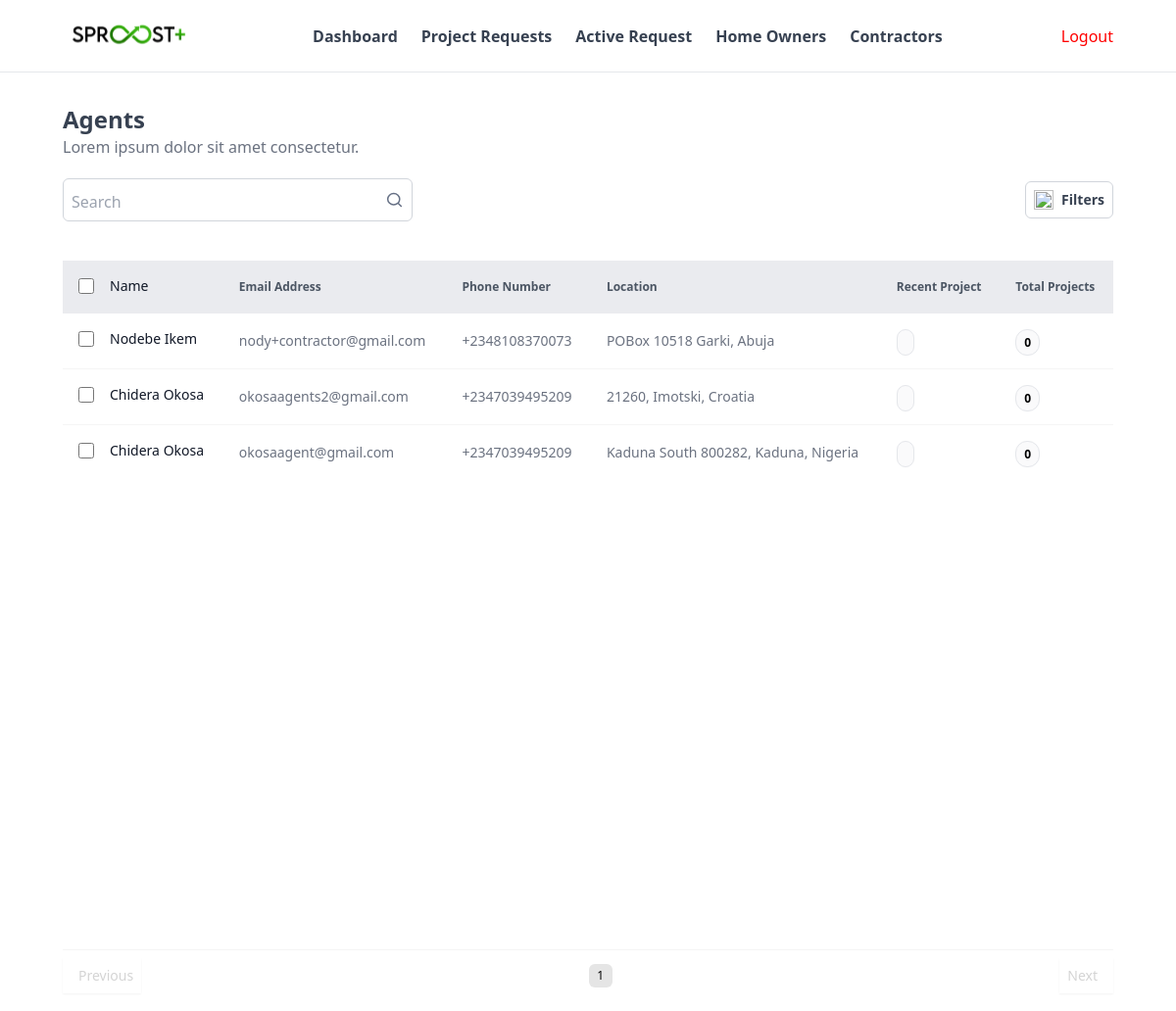
Page /user-admin/agents/ on the earlier database version.
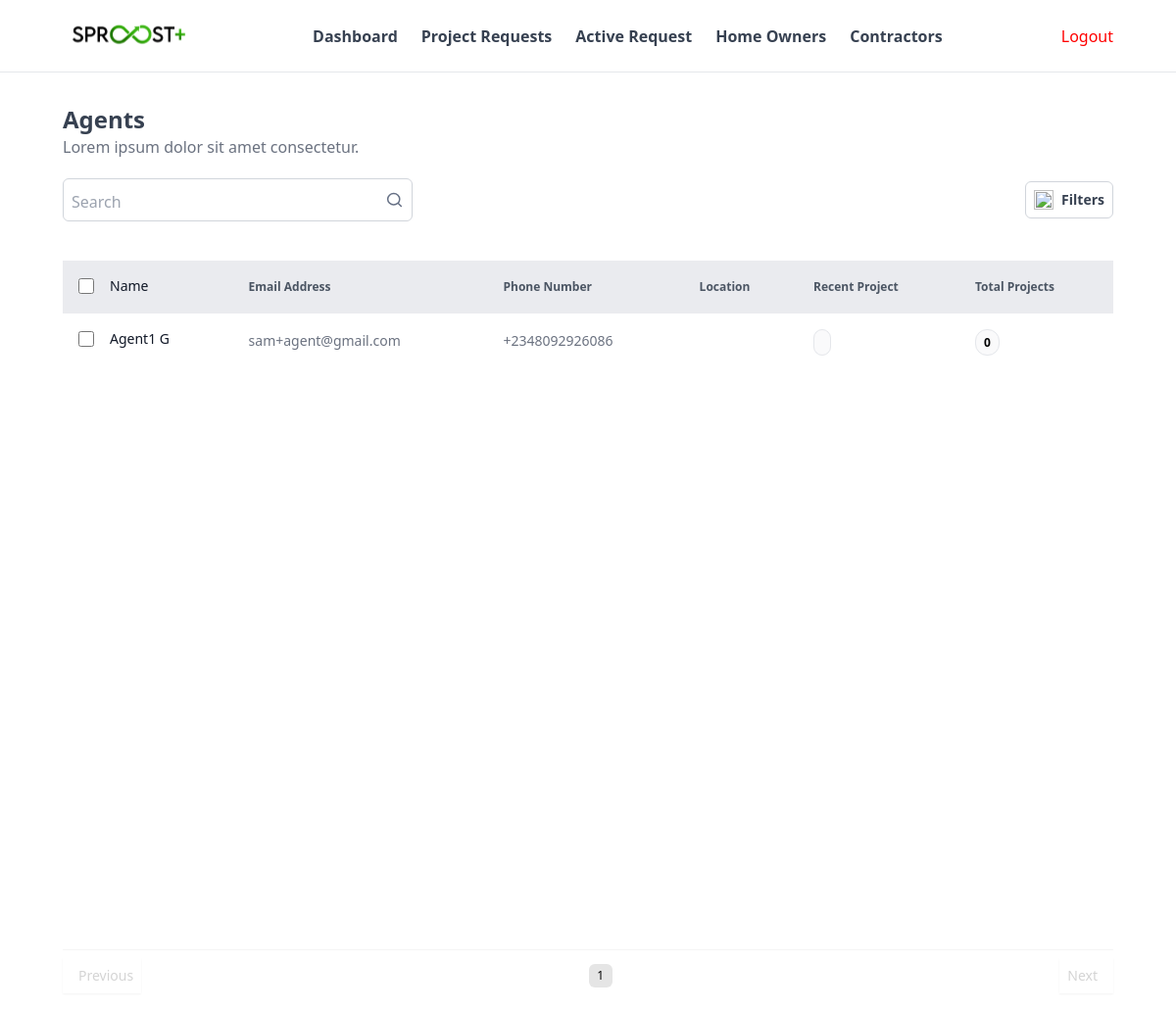
Same page on the later database version.
### accounts/models.py (models this page shows)
class User(AbstractUser):
    phone_number = PhoneNumberField(null=False, blank=False)
    user_type = models.CharField(max_length = 3, choices = USER_TYPE_CHOICES)
    date_joined = models.DateTimeField(auto_now_add=True)

### profiles/models.py (models this page shows, shortened)
class UserProfile(models.Model):
    user = models.OneToOneField(User, on_delete=models.CASCADE, related_name = 'user_profile')
    address = AddressField()
    city = models.CharField(max_length = 50, null = True, blank = True)
    state_province = models.CharField(max_length = 50, null = True, blank = True)

### admins/views.py (the view, shortened to what this page needs)
# urls.py: path('agents/', views.agentsListView, name="agents"),
def agentsListView(request):
    query = request.GET.get('q')
    agents = User.objects.filter(user_type='AG').select_related("user_profile").annotate(
            total_projects=Count('assigned_properties_to__assigned_by__quote_requests__quote_project'),
    ).order_by('-id')
    paginator = Paginator(agents, 10)  # Show 10 orders per page.
    page_number = request.GET.get('page')
    page_obj = paginator.get_page(page_number)
    context = {'agents': page_obj}
    return render(request, 'user_admin/agents.html', context)

### templates/user_admin/agents.html (shortened to what the changed rows need)
{% extends "user_admin/base.html" %}
{% load static %}
{% block content %}
<main class="w-full px-[1rem] md:px-[4rem] flex flex-col gap-8 my-8">
    <div class="">
        <div class="mb-4">
            <h1 class="text-2xl font-semibold text-gray-700">Agents</h1>
        </div>
    </div>
    <div class="w-full">
        <div class="w-full my-2 min-h-[65vh]">
            <table class="w-full">
                <thead class="h-10 bg-gray-200 bg-opacity-80">
                    <tr class="text-gray-600 text-xs font-medium">
                        <th class=" text-start p-4">
                            <div class="inline-flex items-center gap-4">
                                <input type="checkbox" class="w-4 h-4 rounded-xl">
                                <h3 class="text-gray-900 text-sm font-medium capitalize">Name</h3>
                            </div>
                        </th>
                        <th class=" text-start p-4">Email Address</th>
                        <th class=" text-start p-4">Phone Number</th>
                        <th class=" text-start p-4">Location</th>
                        <th class=" text-start p-4">Recent Project</th>
                        <th class=" text-start p-4">Total Projects</th>
                    </tr>
                </thead>
                <tbody class="p-4">
                    {% if agents %}
                    {% for agent in agents %}
                    <tr class="border-b border-neutral-100 last:border-0">
                        <td class=" p-4">
                            <div class="inline-flex items-center gap-4">
                                <input type="checkbox" class="w-4 h-4 rounded-xl">
                                <h3 class="text-gray-900 text-sm font-medium capitalize">{{agent.first_name}} {{agent.last_name}}</h3>
                            </div>
                        </td>
                        <td class=" p-4">
                            <div class="flex flex-col gap-1">
                                <span class="text-gray-500 text-sm">{{agent.email}}</span>
                            </div>
                        </td>
                        <td class=" p-4">
                            <div class="flex flex-col gap-1">
                                <span class="text-gray-500 text-sm">{{agent.phone_number}}</span>
                            </div>
                        </td>
                        <td class=" p-4">
                            <div class="flex flex-col gap-1">
                                <span class="text-gray-500 text-sm">{{agent.user_profile.address}}</span>
                            </div>
                        </td>
                        <td class=" p-4">
                            <span class=" font-semibold text-xs rounded-xl p-1 px-2 border border-neutral-150 bg-gray-50 bg-opacity-90  ">
                            </span>
                        </td>
                        <td class="p-4 ">
                            <span class=" font-semibold text-xs rounded-xl p-1 px-2 border border-neutral-150 bg-gray-50 bg-opacity-90  ">
                                {{agent.total_projects}}
                            </span>
                        </td>
                    </tr>
                    {% endfor %}
                    {% else %}
                    <tr>
                        <td colspan="7" class="text-center text-gray-500 mt-5">No Home Owners found</td>
                    </tr>
                    {% endif %}
                </tbody>
            </table>
        </div>
        <div class="w-full my-8 flex items-center justify-between border-t border-neutral-100 pt-2 bg-white">
            <div class="flex items-center gap-2">
                {% for num in agents.paginator.page_range %}
                    {% if agents.number == num %}
                        <span class="outline-none border-none h-4 w-4 text-xs md:h-6 md:w-6 bg-neutral-200 rounded-md p-2 flex items-center justify-center">{{ num }}</span>
                    {% elif num >= agents.number|add:'-3' and num <= agents.number|add:'3' %}
                        <a href="?page={{ num }}" class="paginationBtn outline-none border-none h-4 w-4 text-xs md:h-6 md:w-6 rounded-md p-2 flex items-center justify-center">{{ num }}</a>
                    {% endif %}
                {% endfor %}
            </div>
        </div>
    </div>
</main>
{% endblock %}

Differences in the rows shown:
removed User: first_name "Nodebe", last_name "Ikem", email "nody+contractor@gmail.com", phone_number "+2348108370073", user_profile.address "POBox 10518 Garki, Abuja", total_projects "0"
removed User: first_name "Chidera", last_name "Okosa", email "okosaagents2@gmail.com", phone_number "+2347039495209", user_profile.address "21260, Imotski, Croatia", total_projects "0"
removed User: first_name "Chidera", last_name "Okosa", email "okosaagent@gmail.com", phone_number "+2347039495209", user_profile.address "Kaduna South 800282, Kaduna, Nigeria", total_projects "0"
added User: first_name "Agent1", last_name "G", email "sam+agent@gmail.com", phone_number "+2348092926086", total_projects "0"
